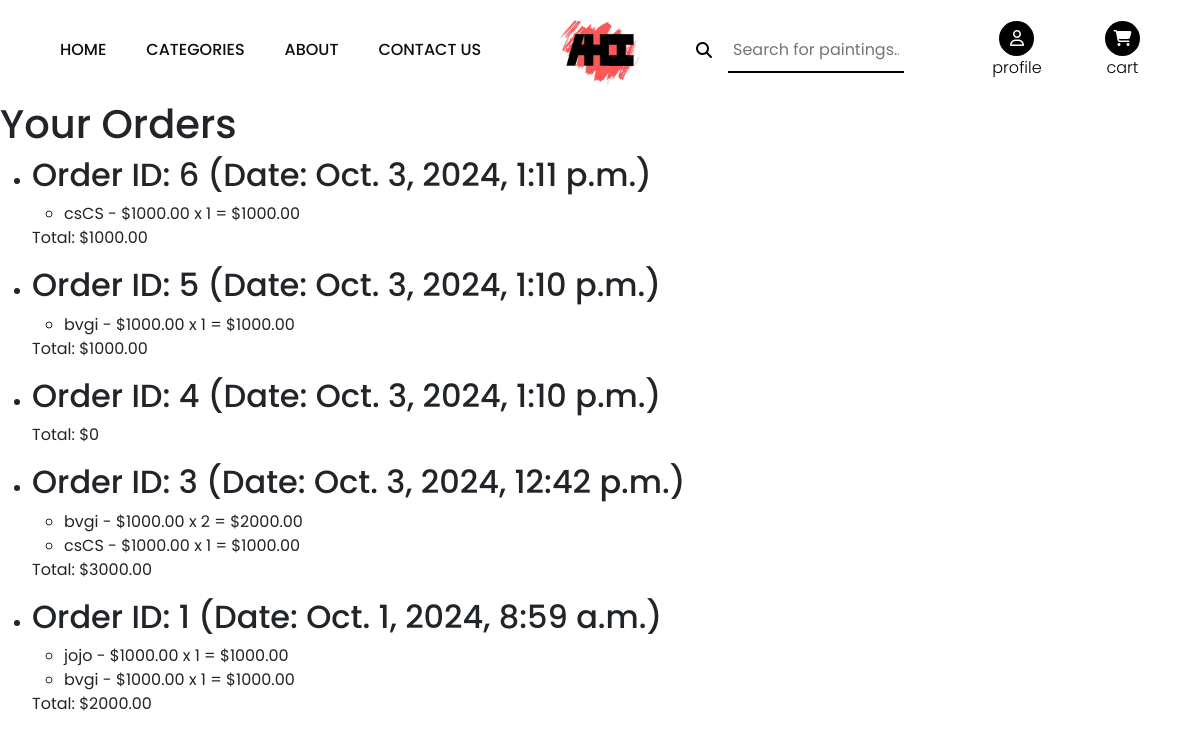
The page /orders/ (signed in) on the database as committed earlier.
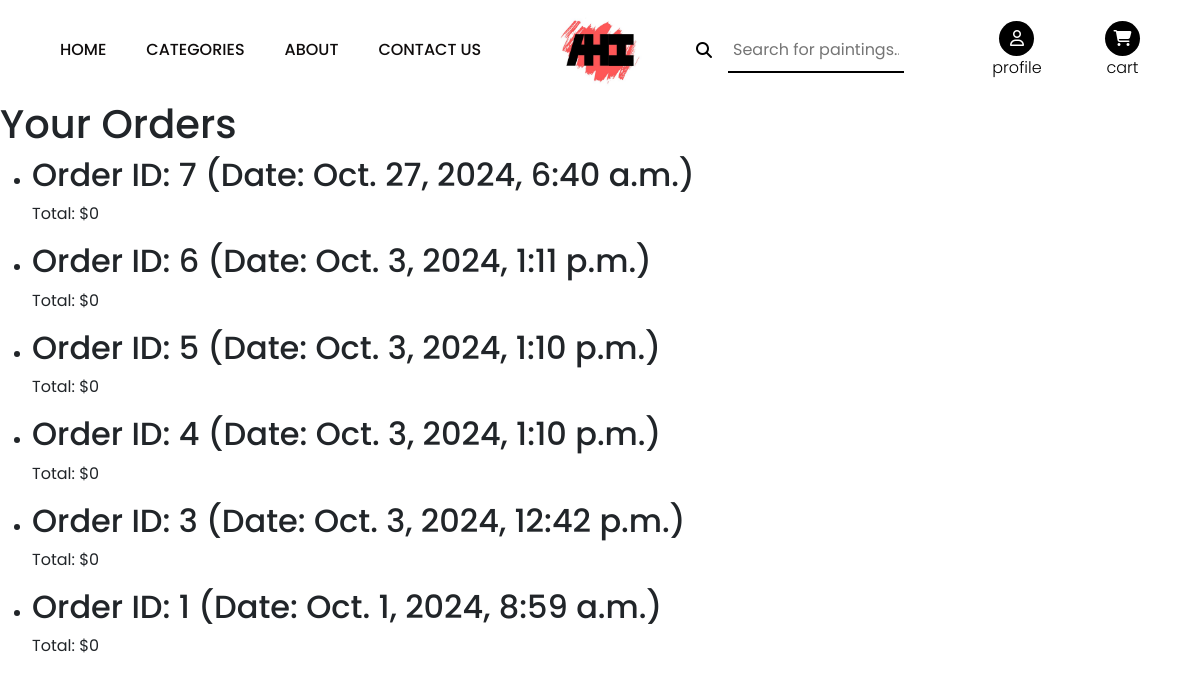
The same page on the database as committed later.
### core/models.py (models this page shows, shortened)
class Order(models.Model):
    user = models.ForeignKey(User, on_delete=models.CASCADE)
    date_ordered = models.DateTimeField(auto_now_add=True)
    complete = models.BooleanField(default=False)
    shipping_address = models.CharField(max_length=255)
    shipping_city = models.CharField(max_length=100)
    shipping_state = models.CharField(max_length=100)
    shipping_zip = models.CharField(max_length=20)
    def get_cart_total(self):
        return sum(item.get_total() for item in self.orderitem_set.all())

class OrderItem(models.Model):
    order = models.ForeignKey(Order, on_delete=models.CASCADE)
    painting = models.ForeignKey(Painting, on_delete=models.CASCADE)
    quantity = models.PositiveIntegerField(default=1)
    def get_total(self):
        return self.painting.price * self.quantity

class Painting(models.Model):
    title = models.CharField(max_length=100)
    description = models.TextField()
    category = models.ForeignKey(Category, on_delete=models.CASCADE, related_name='paintings', default=None)
    image = models.ImageField(upload_to="products_images/", default=None, null=True )
    rating = models.DecimalField(decimal_places=1, max_digits=3, default=0.0, null=True)
    price = models.DecimalField(decimal_places=2, max_digits=10, default=1000.00, null=True)
    is_new = models.BooleanField(default=False)
    is_selling = models.BooleanField(default=False)

### core/views.py (the view)
# urls.py: path('orders/', views.view_orders, name='view_orders'),
@login_required
def view_orders(request):
    orders = Order.objects.filter(user=request.user).order_by('-date_ordered')
    return render(request, 'orders.html', {'orders': orders})

### templates/orders.html
{% extends "base.html" %}
{% block content %}
<h1>Your Orders</h1>
{% if orders %}
  <ul>
    {% for order in orders %}
      <li>
        <h2>Order ID: {{ order.id }} (Date: {{ order.date_ordered }})</h2>
        <ul>
          {% for item in order.orderitem_set.all %}
            <li>{{ item.painting.title }} - ${{ item.painting.price }} x {{ item.quantity }} = ${{ item.get_total }}</li>
          {% endfor %}
        </ul>
        <p>Total: ${{ order.get_cart_total }}</p>
      </li>
    {% endfor %}
  </ul>
{% else %}
  <p>You have not placed any orders yet.</p>
{% endif %}
{% endblock %}

### templates/base.html (shortened to what this page needs)
<!DOCTYPE html>
<html lang="en">
<head>
    <link rel="stylesheet" href="/static/css/base.css">
    <link href='https://unpkg.com/boxicons@2.1.4/css/boxicons.min.css' rel='stylesheet'>
    <link rel="stylesheet" href="https://cdnjs.cloudflare.com/ajax/libs/font-awesome/6.6.0/css/all.min.css">
    <link href="https://cdn.jsdelivr.net/npm/bootstrap@5.0.2/dist/css/bootstrap.min.css" rel="stylesheet"
>
    <link rel="stylesheet" href="/static/css/base.css">
    <link rel="stylesheet" href="/static/css/searches.css">
</head>
<body>
    <header>
        <center>
            <div class="navbar">
                <div class="menu-list">
                    <a href="{% url 'home' %}">HOME</a>
                    <a href="#">CATEGORIES</a>
                    <a href="{% url 'about' %}">ABOUT</a>
                    <a href="#">CONTACT US</a>
                </div>
                <div class="icon">
                    <img src="/static/images/art logo.jpg" alt="logo">
                </div>
                <div class="right">
                    <div class="search">
                        <form method="GET" action="{% url 'search_paintings' %}">
                            <button type="submit"><i class="fa-solid fa-magnifying-glass"></i></button>
                            <input type="text" name="q" placeholder="Search for paintings...">
                        </form>
                    </div>
                    <div class="btns">
                        {% if user.is_authenticated %}
                        <a href="{% url 'profile' %}">
                            <div class="x">
                                <div class="profile-desk">
                                    <i class="fa-regular fa-user"></i>
                                </div>
                                <a href="{% url 'profile' %}">profile</a>
                            </div>
                        </a>
                        <a href="{% url 'view_cart' %}">
                            <div class="x">
                                <div class="profile-desk">
                                    <i class="fa-solid fa-cart-shopping"></i>
                                </div>
                                <a href="{% url 'view_cart' %}">cart</a>
                            </div>
                        </a>
                        {% else %}
                        <button class="login-btn log"><a href="{% url 'login' %}">LOGIN</a></button>
                        <button class="login-btn"><a href="{% url 'signup' %}">SIGN UP</a></button>
                        {% endif %}
                    </div>
                </div>
            </div>
        </center>
    </header>
    {% block content %}
    {% endblock %}
</body>
</html>

### static/css/base.css (style rules this page uses)
* { margin:0%; padding:0%; box-sizing: border-box; font-family: "Poppins"; }
body { width: 100%; height: auto; overflow-x: hidden; overflow-y: scroll; }
header { width: 100%; height: 100px; }
center { width: 100%; height: 100px; }
.navbar { width: 90%; height: 100%; display: flex; align-items: center; justify-content: space-between; }
.menu-list { display: flex; height: 100%; width: 45%; align-items: center; }
.menu-list a { text-decoration: none; color: rgb(15, 12, 12); font-weight: 500; font-size: 1rem; margin-right: 40px; cursor: pointer; }
.icon { height: 100%; }
.icon img { height: 100%; }
.right { display: flex; width: 45%; height: 100%; align-items: center; justify-content: space-between; }
.search { display: flex; height: 100%; width: 220px; align-items: center; margin-left: 30px; }
.search form { display: flex; width: 100%; height: 50px; align-items: center; justify-content: space-between; position: relative; cursor: default; }
.search button { left: 2px; border: none; outline: none; width: 40px; height: 40px; background-color: rgba(35, 187, 172, 0); border-radius: 50%; cursor: pointer; display: flex; align-items: center; justify-content: center; transition-duration: 0.5s; }
.search input { background-color: rgba(230, 170, 170, 0); border: none; outline: none; border-bottom: 2px solid black; height: 90%; width: 80%; padding: 0px 5px; cursor: pointer; }
.btns { display: flex; height: 100%; width: 40%; align-items: center; justify-content: space-between; }
.profile-desk { width: 35px; height: 35px; display: flex; align-items: center; justify-content: center; color: white; background-color: black; border-radius: 50%; }
.x { display: flex; flex-direction: column; align-items: center; margin-left: 30px; }
.x a { text-decoration: none; color: black; font-weight: 300; }

Rows that differ between the two databases and show on the page:
removed OrderItem: painting "csCS", painting.price "1000.00", quantity "1", get_total "1000.00", shown under Order "Oct. 3, 2024, 1:11 p.m."
removed OrderItem: painting "bvgi", painting.price "1000.00", quantity "1", get_total "1000.00", shown under Order id 5
removed OrderItem: painting "bvgi", painting.price "1000.00", quantity "2", get_total "2000.00", shown under Order "Oct. 3, 2024, 12:42 p.m."
removed OrderItem: painting "csCS", painting.price "1000.00", quantity "1", get_total "1000.00", shown under Order "Oct. 3, 2024, 12:42 p.m."
removed OrderItem: painting "jojo", painting.price "1000.00", quantity "1", get_total "1000.00", shown under Order "Oct. 1, 2024, 8:59 a.m."
removed OrderItem: painting "bvgi", painting.price "1000.00", quantity "1", get_total "1000.00", shown under Order "Oct. 1, 2024, 8:59 a.m."
added Order: id "7", date_ordered "Oct. 27, 2024, 6:40 a.m.", get_cart_total "0"
computed for Order "Oct. 3, 2024, 1:11 p.m.": get_cart_total "1000.00" → "0"
computed for Order id 5: get_cart_total "1000.00" → "0"
computed for Order "Oct. 3, 2024, 12:42 p.m.": get_cart_total "3000.00" → "0"
computed for Order "Oct. 1, 2024, 8:59 a.m.": get_cart_total "2000.00" → "0"
